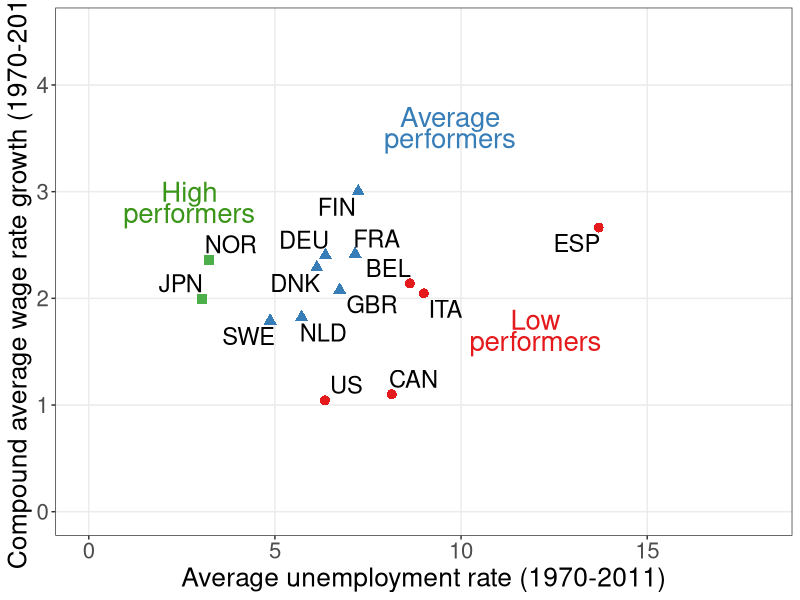
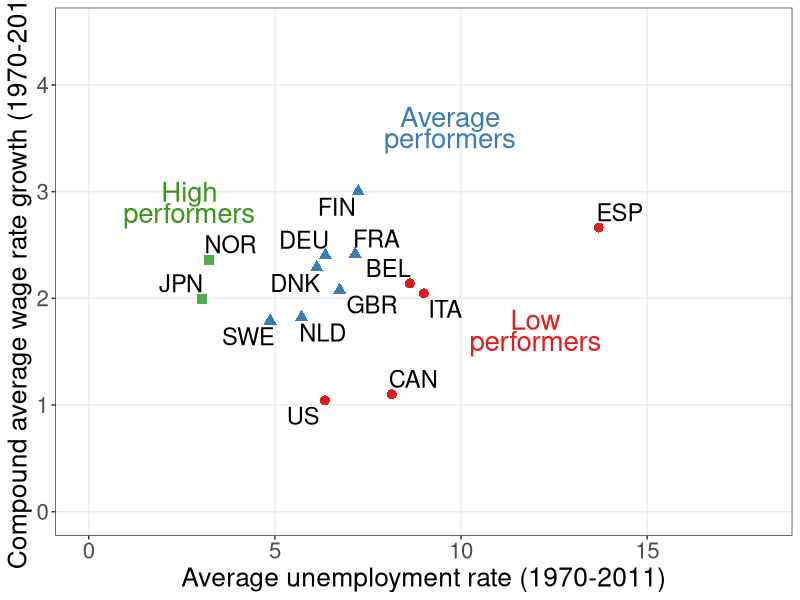

Write R code to recreate these figures, in order.
library(ggplot2)
library(ggrepel)
library(scales)
library(RColorBrewer)

#Import data
wageunions <- read.csv("employment/unions_data_wages.csv")
#Set color palette
COL <- brewer.pal(3, "Set1")
grays <- gray.colors(25, start = 1, end = 0, alpha = 1)

#Plot initial data with ggplot
u1 <- ggplot(wageunions,aes(x = UnemploymentAvg, y = RealWageGrowth, 
                            color = factor(Performance), 
                            shape = factor(Performance)))
#Add bells and whistles to plot
u1 + 
  geom_point(size = 3) + 
  coord_cartesian(xlim = c(0, 18), ylim = c(0, 4.5)) +
  labs(x = "Average unemployment rate (1970-2011)",
       y = "Compound average wage rate growth (1970-2011)") + 
  # xlab("Average Unemployment Rate (1970 - 2011)") + 
  # ylab("Compound Average Wage Rate Growth (1970 - 2011)") + 
  scale_color_brewer(palette="Set1", name = "Performance", 
                     labels = c("Low", "Average", "High")) +
  scale_shape_discrete(name = "Performance", 
                       labels = c("Low", "Average", "High")) + 
  # annotate("text", x = 14, y = 1.25, label = "Low", color = COL[1], size = 6) + 
  # annotate("text", x = 14, y = 1, label = "Performers", color = COL[1], size = 6) + 
  # annotate("segment", x = 2.5, xend = 13, y = 0.2, yend = 3.5, color = COL[1], lty = 2) + 
  # annotate("text", x = 10, y = 3.75, label = "Average", color = COL[2], size = 6) + 
  # annotate("text", x = 10, y = 3.5, label = "Performers", color = COL[2], size = 6) + 
  # annotate("text", x = 2.5, y = 3.75, label = "High", color = COL[3], size = 6) +
  # annotate("text", x = 2.5, y = 3.5, label = "Performers", color = COL[3], size = 6) +
  # annotate("segment", x = 1, xend = 9, y = 0.5, yend = 4.5, color = COL[3], lty = 2) + 
  annotate("text", x = 12, y = 1.8, label = "Low", color = COL[1], size = 7) +
  annotate("text", x = 12, y = 1.6, label = "performers", color = COL[1], size = 7) +
  #annotate("segment", x = 2.5, xend = 13, y = 0.2, yend = 3.5, color = grays[20], lty = 2) +
  annotate("text", x = 9.7, y = 3.7, label = "Average", color = COL[2], size = 7) +
  annotate("text", x = 9.7, y = 3.5, label = "performers", color = COL[2], size = 7) +
  annotate("text", x = 2.7, y = 3, label = "High", color = "#3A9519", size = 7) +
  annotate("text", x = 2.7, y = 2.8, label = "performers", color = "#3A9519", size = 7) +
  #annotate("segment", x = 1, xend = 9, y = 0.5, yend = 4.5, color = grays[20], lty = 2) +
  geom_text_repel(aes(label = Country), size = 6,point.padding = 0.09, show.legend = FALSE, color = "black") +
  theme_bw() +
  theme(panel.grid.minor = element_blank(),
        legend.position = "none",
        axis.title = element_text(size = 19), 
        axis.text = element_text(size = 16), 
        legend.title = element_text(size = 16), 
        legend.text = element_text(size = 14))

ggsave("employment/employment_unemployment_wages_data.pdf", width = 9, height = 7, units = "in")
